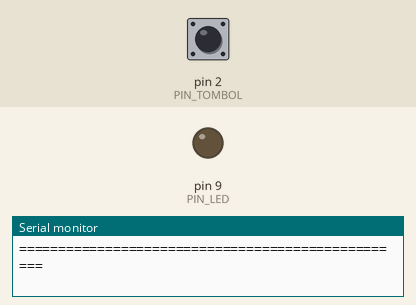
A sketch run on a simulated Arduino Uno, built with avr-gcc and run on an emulated ATmega328P. On the bench: output pins drawn as LEDs (lit = HIGH), the last lines printed to the serial monitor. The test bench sets the inputs (shaded band); at power-on: pin 2 (PIN_TOMBOL) HIGH.

Above: at 1.7 s.
1.8 s: pin 2 (PIN_TOMBOL) pulled LOW for 0.15 s
At 2.33 s:
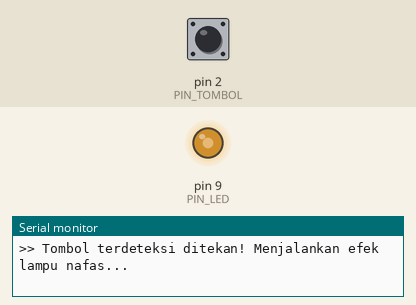
4.0 s: pin 2 (PIN_TOMBOL) pulled LOW for 1 s
At 4.92 s:
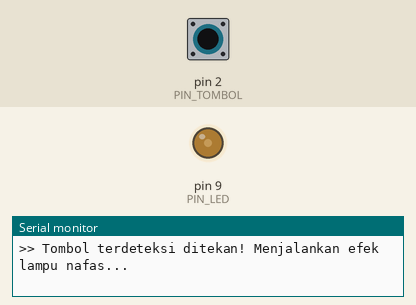
7.0 s: pin 2 (PIN_TOMBOL) pulled LOW for 3.2 s
At 11.5 s:
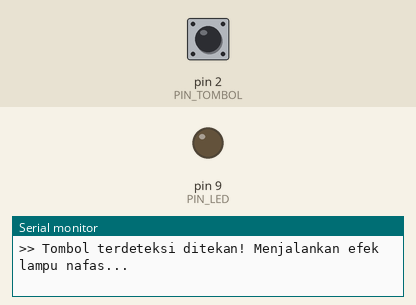
11.7 s: pin 2 (PIN_TOMBOL) driven LOW
At 11.91 s:
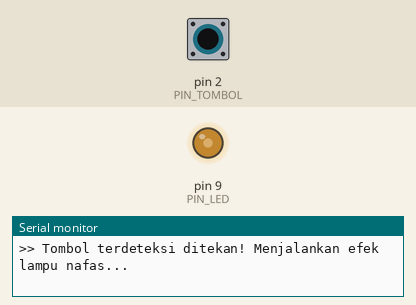
14.7 s: pin 2 (PIN_TOMBOL) driven HIGH
At 15.2 s:
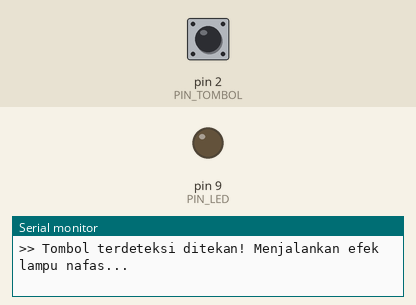
16.2 s: pin 2 (PIN_TOMBOL) pulsed LOW 5 times (0.12 s each, 0.3 s apart)
At 17.37 s:
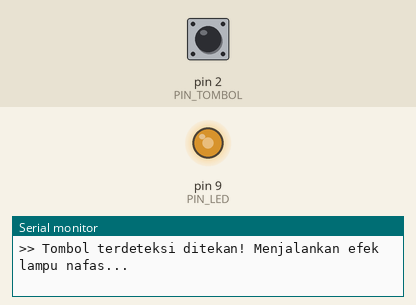
Timing chart, 0 to 19.3 s (numbered marks = the images above; inputs shaded):
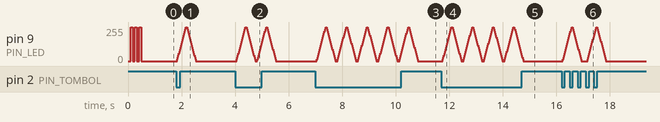

The sketch:

10_library_sendiri_beda_file.ino
```cpp
// ==============================================================================
// MODUL 10: MEMBUAT & MENGGUNAKAN LIBRARY SENDIRI (MULTI-FILE ARDUINO)
// ==============================================================================
// Tujuan Pembelajaran:
// 1. Memahami cara memisahkan fungsi ke file header terpisah (.h).
// 2. Mengimpor library buatan sendiri menggunakan tanda petik: #include "kontrol_alat.h".
// 3. Menghubungkan fungsi dari file terpisah ke program utama Arduino.
// 4. Melihat betapa ringkas dan bersihnya void loop() setelah menggunakan library!
//
// Cara Penggunaan di Arduino IDE:
// 1. Letakkan file 'kontrol_alat.h' di folder yang sama dengan file .ino ini.
// 2. Buka file .ino ini di Arduino IDE, file 'kontrol_alat.h' otomatis muncul sebagai
//    TAB kedua di samping tab utama.
//
// Rangkaian (Wiring):
// - LED -> Pin Digital 9 (PWM ~)
// - Pushbutton -> Pin Digital 2 (Mode INPUT_PULLUP)
// ==============================================================================

// ------------------------------------------------------------------------------
// MEMANGGIL LIBRARY BUATAN KITA SENDIRI DARI FILE TERPISAH
// Perhatikan tanda petik dua ("..."):
// Arduino IDE akan mencari file 'kontrol_alat.h' yang ada di folder/tab yang sama.
// ------------------------------------------------------------------------------
#include "kontrol_alat.h"

const int PIN_LED = 9;     // Pin PWM untuk LED
const int PIN_TOMBOL = 2;  // Pin untuk Pushbutton

void setup() {
  Serial.begin(9600);

  pinMode(PIN_LED, OUTPUT);
  pinMode(PIN_TOMBOL, INPUT_PULLUP);

  Serial.println("==================================================");
  Serial.println(" SISTEM ARDUINO DENGAN LIBRARY SENDIRI (.h) SIAP ");
  Serial.println("==================================================");

  // Memanggil fungsi dari file kontrol_alat.h
  kedipPeringatan(PIN_LED, 3);
}

void loop() {
  // Menggunakan fungsi cekTombolDitekan() dari file kontrol_alat.h
  if (cekTombolDitekan(PIN_TOMBOL)) {
    Serial.println(">> Tombol terdeteksi ditekan! Menjalankan efek lampu nafas...");

    // Memanggil fungsi efekLampuNafas() dari file kontrol_alat.h
    efekLampuNafas(PIN_LED);

  } else {
    // Jika tombol tidak ditekan, matikan LED
    digitalWrite(PIN_LED, LOW);
  }

  delay(50); // Stabilitas loop
}
```

kontrol_alat.h
```cpp
// ==============================================================================
// FILE LIBRARY ARDUINO SENDIRI: kontrol_alat.h
// ==============================================================================
// Catatan Penting untuk Mengajar:
// 1. Ekstensi file ini adalah .h (Header File).
// 2. Di Arduino IDE, file ini bisa dibuka sebagai "Tab Baru" di samping file .ino.
// 3. PENTING: File .h untuk Arduino WAJIB menyertakan #include <Arduino.h>
//    agar fungsi digitalWrite, delay, HIGH, LOW, dll. dapat dikenali!
// ==============================================================================

#pragma once           // Mencegah library dibaca ganda oleh compiler
#include <Arduino.h>   // WAJIB: Meminjam fungsi bawaan Arduino ke dalam file header

// ------------------------------------------------------------------------------
// FUNGSI 1: Mengedipkan LED dengan pola cepat (misal untuk status peringatan)
// ------------------------------------------------------------------------------
void kedipPeringatan(int pin, int jumlahKedip) {
  for (int i = 0; i < jumlahKedip; i++) {
    digitalWrite(pin, HIGH);
    delay(80);
    digitalWrite(pin, LOW);
    delay(80);
  }
}

// ------------------------------------------------------------------------------
// FUNGSI 2: Mengecek apakah tombol sedang ditekan (Khusus mode INPUT_PULLUP)
// Mengembalikan nilai true jika tombol ditekan, dan false jika tidak ditekan.
// ------------------------------------------------------------------------------
bool cekTombolDitekan(int pinTombol) {
  if (digitalRead(pinTombol) == LOW) {
    return true;  // Tombol sedang ditekan (menghubung ke GND)
  } else {
    return false; // Tombol sedang dilepas
  }
}

// ------------------------------------------------------------------------------
// FUNGSI 3: Efek lampu memudar halus (PWM Fade)
// ------------------------------------------------------------------------------
void efekLampuNafas(int pinPwm) {
  // Naik perlahan
  for (int nilai = 0; nilai <= 255; nilai += 15) {
    analogWrite(pinPwm, nilai);
    delay(20);
  }
  // Turun perlahan
  for (int nilai = 255; nilai >= 0; nilai -= 15) {
    analogWrite(pinPwm, nilai);
    delay(20);
  }
}
```

Measured:
- after the input at 1.8 s, pin 9 (PIN_LED): rises from 0/255 to 255/255 in 0.32 s, then falls to 0/255 in 0.36 s
- after the input at 14.7 s, pin 9 (PIN_LED): goes on until 14.8 s, then stays 0/255
